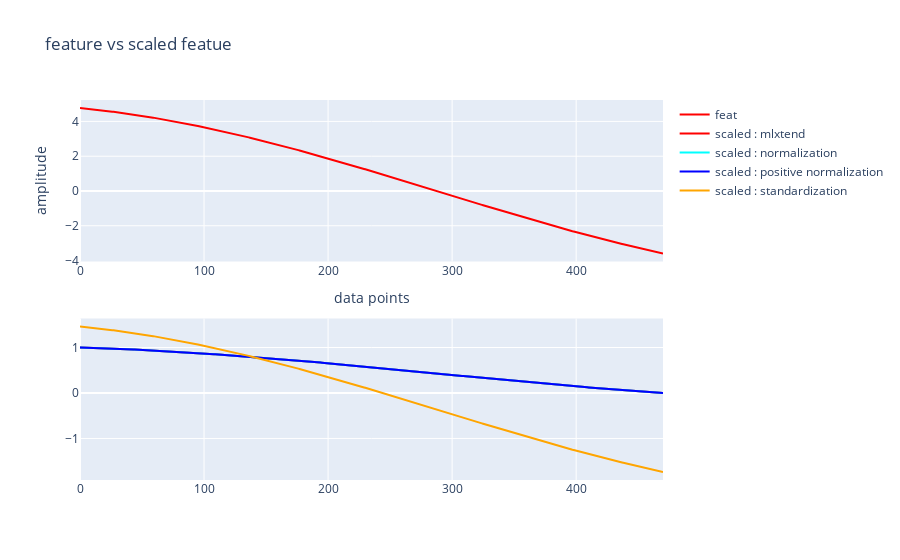
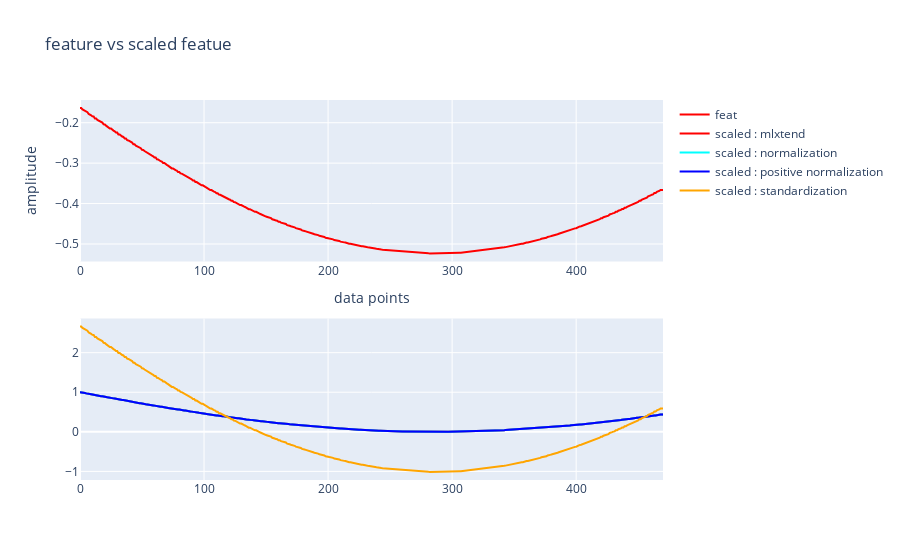
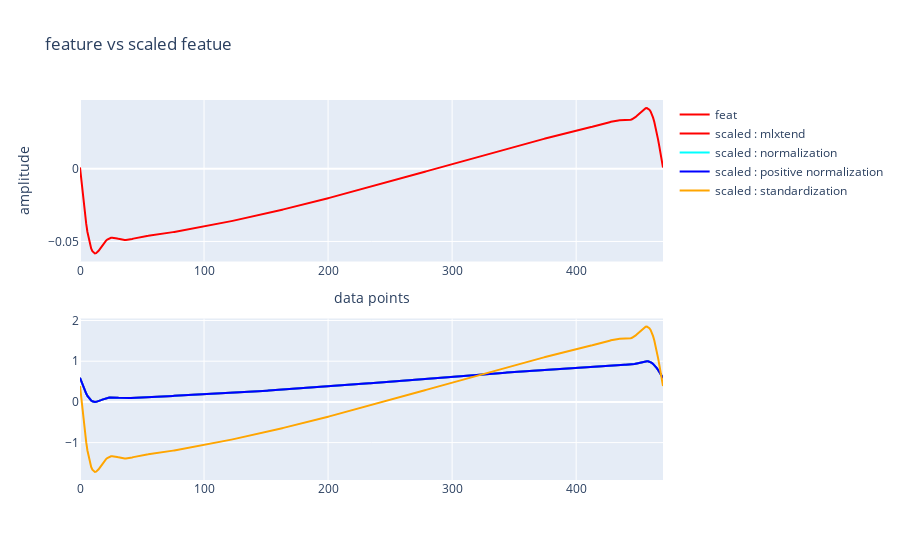

The cell these charts' notebook holds for them, in order:
### Code cell
import warnings
warnings.filterwarnings('ignore')

exp = 'rot'
ax_val = 'all'
ss_val = 'all'
df_test2 = run_main_script(exp, ax_val, ss_val)

### Figure 1 — Plotly figure (JSON) as saved in the notebook; plotly's stock layout.template omitted (floating-point values rounded to 4 significant figures; data arrays with more than 128 entries replaced by an {"elided": "..."} marker saying what was removed)
{"data": [{"line": {"color": "red", "dash": "solid", "width": 2}, "name": "feat", "showlegend": true, "type": "scatter", "x": {"elided": "471 int values"}, "xaxis": "x", "y": {"elided": "471 float values"}, "yaxis": "y"}, {"line": {"color": "red", "dash": "solid", "width": 2}, "name": "scaled : mlxtend", "showlegend": true, "type": "scatter", "x": {"elided": "471 int values"}, "xaxis": "x2", "y": {"elided": "471 float values"}, "yaxis": "y2"}, {"line": {"color": "cyan", "dash": "solid", "width": 2}, "name": "scaled : normalization", "showlegend": true, "type": "scatter", "x": {"elided": "471 int values"}, "xaxis": "x2", "y": {"elided": "471 float values"}, "yaxis": "y2"}, {"line": {"color": "blue", "dash": "solid", "width": 2}, "name": "scaled : positive normalization", "showlegend": true, "type": "scatter", "x": {"elided": "471 int values"}, "xaxis": "x2", "y": {"elided": "471 float values"}, "yaxis": "y2"}, {"line": {"color": "orange", "dash": "solid", "width": 2}, "name": "scaled : standardization", "showlegend": true, "type": "scatter", "x": {"elided": "471 int values"}, "xaxis": "x2", "y": {"elided": "471 float values"}, "yaxis": "y2"}], "layout": {"title": {"text": "feature vs scaled featue"}, "xaxis": {"anchor": "y", "domain": [0, 1], "title": {"text": "data points"}}, "xaxis2": {"anchor": "y2", "domain": [0, 1]}, "yaxis": {"anchor": "x", "domain": [0.575, 1], "title": {"text": "amplitude"}}, "yaxis2": {"anchor": "x2", "domain": [0, 0.425]}}}

### Figure 2 — Plotly figure (JSON) as saved in the notebook; plotly's stock layout.template omitted (floating-point values rounded to 4 significant figures; data arrays with more than 128 entries replaced by an {"elided": "..."} marker saying what was removed)
{"data": [{"line": {"color": "red", "dash": "solid", "width": 2}, "name": "feat", "showlegend": true, "type": "scatter", "x": {"elided": "471 int values"}, "xaxis": "x", "y": {"elided": "471 float values"}, "yaxis": "y"}, {"line": {"color": "red", "dash": "solid", "width": 2}, "name": "scaled : mlxtend", "showlegend": true, "type": "scatter", "x": {"elided": "471 int values"}, "xaxis": "x2", "y": {"elided": "471 float values"}, "yaxis": "y2"}, {"line": {"color": "cyan", "dash": "solid", "width": 2}, "name": "scaled : normalization", "showlegend": true, "type": "scatter", "x": {"elided": "471 int values"}, "xaxis": "x2", "y": {"elided": "471 float values"}, "yaxis": "y2"}, {"line": {"color": "blue", "dash": "solid", "width": 2}, "name": "scaled : positive normalization", "showlegend": true, "type": "scatter", "x": {"elided": "471 int values"}, "xaxis": "x2", "y": {"elided": "471 float values"}, "yaxis": "y2"}, {"line": {"color": "orange", "dash": "solid", "width": 2}, "name": "scaled : standardization", "showlegend": true, "type": "scatter", "x": {"elided": "471 int values"}, "xaxis": "x2", "y": {"elided": "471 float values"}, "yaxis": "y2"}], "layout": {"title": {"text": "feature vs scaled featue"}, "xaxis": {"anchor": "y", "domain": [0, 1], "title": {"text": "data points"}}, "xaxis2": {"anchor": "y2", "domain": [0, 1]}, "yaxis": {"anchor": "x", "domain": [0.575, 1], "title": {"text": "amplitude"}}, "yaxis2": {"anchor": "x2", "domain": [0, 0.425]}}}

### Figure 3 — Plotly figure (JSON) as saved in the notebook; plotly's stock layout.template omitted (floating-point values rounded to 4 significant figures; data arrays with more than 128 entries replaced by an {"elided": "..."} marker saying what was removed)
{"data": [{"line": {"color": "red", "dash": "solid", "width": 2}, "name": "feat", "showlegend": true, "type": "scatter", "x": {"elided": "471 int values"}, "xaxis": "x", "y": {"elided": "471 float values"}, "yaxis": "y"}, {"line": {"color": "red", "dash": "solid", "width": 2}, "name": "scaled : mlxtend", "showlegend": true, "type": "scatter", "x": {"elided": "471 int values"}, "xaxis": "x2", "y": {"elided": "471 float values"}, "yaxis": "y2"}, {"line": {"color": "cyan", "dash": "solid", "width": 2}, "name": "scaled : normalization", "showlegend": true, "type": "scatter", "x": {"elided": "471 int values"}, "xaxis": "x2", "y": {"elided": "471 float values"}, "yaxis": "y2"}, {"line": {"color": "blue", "dash": "solid", "width": 2}, "name": "scaled : positive normalization", "showlegend": true, "type": "scatter", "x": {"elided": "471 int values"}, "xaxis": "x2", "y": {"elided": "471 float values"}, "yaxis": "y2"}, {"line": {"color": "orange", "dash": "solid", "width": 2}, "name": "scaled : standardization", "showlegend": true, "type": "scatter", "x": {"elided": "471 int values"}, "xaxis": "x2", "y": {"elided": "471 float values"}, "yaxis": "y2"}], "layout": {"title": {"text": "feature vs scaled featue"}, "xaxis": {"anchor": "y", "domain": [0, 1], "title": {"text": "data points"}}, "xaxis2": {"anchor": "y2", "domain": [0, 1]}, "yaxis": {"anchor": "x", "domain": [0.575, 1], "title": {"text": "amplitude"}}, "yaxis2": {"anchor": "x2", "domain": [0, 0.425]}}}
